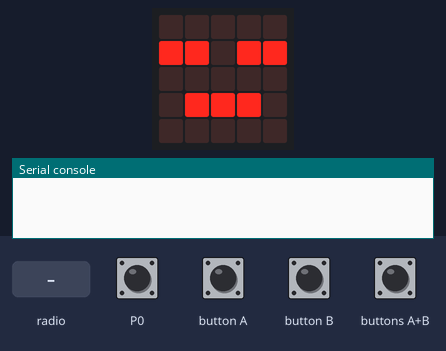
Recording of a program running on a simulated BBC micro:bit running MicroPython. Parts: the board's 5×5 LED display, the last lines printed to the serial console. The test bench sets the inputs (shaded band). No radio messages arrive unless stated (any console line starting 'radio sent:' is added by the test bench).

Above: at 1.2 s.
1.3 s: radio message "pin0" arrives
At 3.6 s:
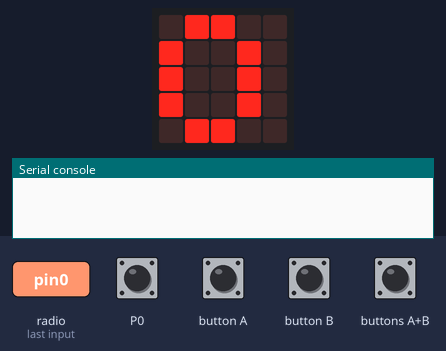
4.4 s: touch pin P0 pressed for 1 s
At 6.0 s:
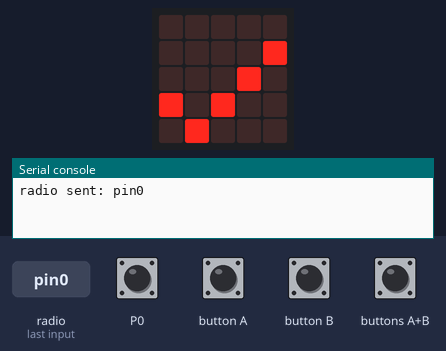
8.0 s: radio message "AB" arrives
At 8.9 s:
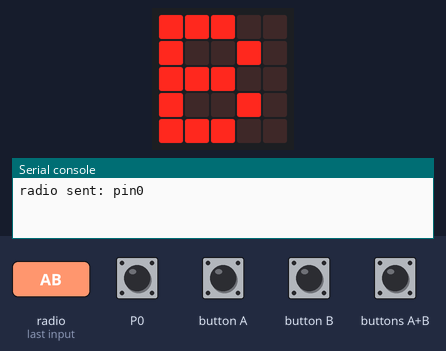
11.0 s: button A pressed for 0.15 s
At 12.3 s:
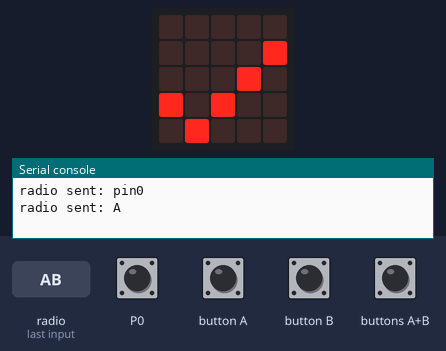
15.7 s: buttons A+B pressed for 1 s
Timing chart, 0 to 18.7 s (numbered marks = the images above; inputs shaded):
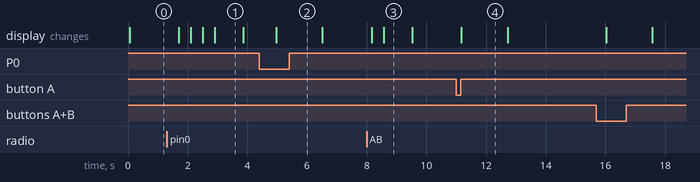

Measured:
- after the input at 1.3 s, the display: first changes after 0.40 s (image 1 shows a later state)
- after the input at 4.4 s, the display: changes after 0.56 s (image 2)
- after the input at 8.0 s, the display: first changes after 0.16 s (image 3 shows a later state)
- after the input at 11.0 s, the display: changes after 0.17 s (image 4)
- what the display in image 1 shows lasts 1.0 s, from 2.9 s to 3.9 s
- what the display in image 4 shows lasts 1.5 s, from 11.2 s to 12.7 s

The program:

radio.py
```python
from microbit import *
import radio
import random

# Write your code here :-)
radio.on()
radio.config(channel=19)
radio.config(power=7)

def Receive():
    receive = radio.receive()
    if receive is not None:
        display.show(str(receive))
    sleep(500)

def Send():
    isWrite = False
    if button_a.is_pressed():
        radio.send("A")
        isWrite = True
    elif button_b.is_pressed():
        radio.send("B")
        isWrite = True
    if button_a.is_pressed() and button_b.is_pressed():
        radio.send("AB")
        isWrite = True
    elif pin0.is_touched():
        radio.send("pin0")
        isWrite = True
    sleep(50) # wait for message to complete
    if isWrite:
        display.show(Image.YES)
        sleep(1000)
    else:
        display.show(Image.ASLEEP)

while True:
    Send()
    Receive()
```
